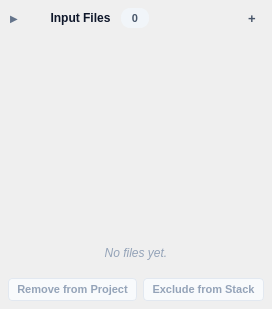
<?xml version="1.0" encoding="UTF-8"?>
<ui version="4.0">
 <class>FileSection</class>
 <widget class="QFrame" name="fileSection">
  <property name="styleSheet">
   <string notr="true">QFrame#fileSection {
    background-color: #ffffff;
    border: 1px solid #e2e8f0;
    border-radius: 8px;
}
QFrame#fileSection:hover {
    border-color: #cbd5e1;
}
QLabel#chevron {
    font-size: 10px;
    color: #64748b;
    font-weight: bold;
}
QToolButton#toggle {
    border: none;
    background: transparent;
    font-weight: bold;
    font-size: 12px;
    color: #0f172a;
    padding: 0px;
}
QLabel#count {
    background-color: #f1f5f9;
    color: #475569;
    font-size: 11px;
    font-weight: 600;
    padding: 1px 7px;
    border-radius: 9px;
    min-width: 14px;
}
QPushButton#add {
    border: none;
    border-radius: 3px;
    font-weight: bold;
    font-size: 13px;
    color: #475569;
    background: transparent;
    min-width: 20px;
    max-width: 20px;
    min-height: 20px;
    max-height: 20px;
}
QPushButton#add:hover {
    background-color: #e2e8f0;
    color: #0f172a;
}
QTreeView#files {
    border: none;
    background: transparent;
}
QTreeView#files::item {
    padding: 2px 0px;
    border-radius: 4px;
}
QTreeView#files::item:hover {
    background-color: #f8fafc;
}
QTreeView#files::item:selected {
    background-color: #eff6ff;
    color: #1d4ed8;
}
QHeaderView::section {
    background-color: #f8fafc;
    color: #64748b;
    font-weight: 600;
    font-size: 11px;
    border: none;
    border-bottom: 1px solid #e2e8f0;
    padding: 3px 6px;
}
QLabel#empty {
    color: #94a3b8;
    font-size: 12px;
    font-style: italic;
    padding: 12px;
}
QPushButton#remove, QPushButton#exclude {
    background-color: #ffffff;
    color: #475569;
    border: 1px solid #cbd5e1;
    border-radius: 4px;
    padding: 4px 8px;
    font-size: 11px;
    font-weight: 500;
}
QPushButton#remove:hover, QPushButton#exclude:hover {
    background-color: #f1f5f9;
    color: #0f172a;
    border-color: #94a3b8;
}
QPushButton#remove:disabled, QPushButton#exclude:disabled {
    color: #94a3b8;
    border-color: #e2e8f0;
    background-color: #f8fafc;
}</string>
  </property>
  <layout class="QVBoxLayout" name="layout">
   <property name="spacing">
    <number>2</number>
   </property>
   <property name="leftMargin">
    <number>4</number>
   </property>
   <property name="topMargin">
    <number>4</number>
   </property>
   <property name="rightMargin">
    <number>4</number>
   </property>
   <property name="bottomMargin">
    <number>4</number>
   </property>
   <item>
    <widget class="QWidget" name="headerWidget" native="true">
     <property name="cursor">
      <cursorShape>PointingHandCursor</cursorShape>
     </property>
     <layout class="QHBoxLayout" name="header">
      <property name="spacing">
       <number>6</number>
      </property>
      <property name="leftMargin">
       <number>6</number>
      </property>
      <property name="topMargin">
       <number>4</number>
      </property>
      <property name="rightMargin">
       <number>6</number>
      </property>
      <property name="bottomMargin">
       <number>4</number>
      </property>
      <item>
       <widget class="QLabel" name="chevron">
        <property name="text">
         <string>▶</string>
        </property>
       </widget>
      </item>
      <item>
       <widget class="QLabel" name="icon">
        <property name="minimumSize">
         <size>
          <width>16</width>
          <height>16</height>
         </size>
        </property>
        <property name="maximumSize">
         <size>
          <width>16</width>
          <height>16</height>
         </size>
        </property>
        <property name="text">
         <string/>
        </property>
        <property name="alignment">
         <set>Qt::AlignCenter</set>
        </property>
       </widget>
      </item>
      <item>
       <widget class="QToolButton" name="toggle">
        <property name="cursor">
         <cursorShape>PointingHandCursor</cursorShape>
        </property>
        <property name="text">
         <string>Input Files</string>
        </property>
        <property name="checkable">
         <bool>true</bool>
        </property>
       </widget>
      </item>
      <item>
       <widget class="QLabel" name="count">
        <property name="text">
         <string>0</string>
        </property>
        <property name="accessibleName">
         <string>File count</string>
        </property>
        <property name="alignment">
         <set>Qt::AlignCenter</set>
        </property>
       </widget>
      </item>
      <item>
       <spacer name="headerSpacer">
        <property name="orientation">
         <enum>Qt::Horizontal</enum>
        </property>
        <property name="sizeHint" stdset="0">
         <size>
          <width>40</width>
          <height>20</height>
         </size>
        </property>
       </spacer>
      </item>
      <item>
       <widget class="QPushButton" name="add">
        <property name="cursor">
         <cursorShape>PointingHandCursor</cursorShape>
        </property>
        <property name="text">
         <string>+</string>
        </property>
        <property name="toolTip">
         <string>Add files…</string>
        </property>
       </widget>
      </item>
     </layout>
    </widget>
   </item>
   <item>
    <widget class="QWidget" name="body" native="true">
     <layout class="QVBoxLayout" name="bodyLayout">
      <property name="spacing">
       <number>6</number>
      </property>
      <property name="leftMargin">
       <number>4</number>
      </property>
      <property name="topMargin">
       <number>2</number>
      </property>
      <property name="rightMargin">
       <number>4</number>
      </property>
      <property name="bottomMargin">
       <number>4</number>
      </property>
      <item>
       <widget class="QTreeView" name="files">
        <property name="minimumSize">
         <size>
          <width>0</width>
          <height>160</height>
         </size>
        </property>
        <property name="maximumSize">
         <size>
          <width>16777215</width>
          <height>240</height>
         </size>
        </property>
        <property name="selectionMode">
         <enum>QAbstractItemView::SingleSelection</enum>
        </property>
        <property name="selectionBehavior">
         <enum>QAbstractItemView::SelectRows</enum>
        </property>
        <property name="editTriggers">
         <set>QAbstractItemView::NoEditTriggers</set>
        </property>
        <property name="rootIsDecorated">
         <bool>false</bool>
        </property>
        <property name="uniformRowHeights">
         <bool>true</bool>
        </property>
        <property name="textElideMode">
         <enum>Qt::ElideMiddle</enum>
        </property>
        <property name="contextMenuPolicy">
         <enum>Qt::CustomContextMenu</enum>
        </property>
       </widget>
      </item>
      <item>
       <widget class="QLabel" name="empty">
        <property name="text">
         <string>No files yet.</string>
        </property>
        <property name="alignment">
         <set>Qt::AlignCenter</set>
        </property>
        <property name="wordWrap">
         <bool>true</bool>
        </property>
       </widget>
      </item>
      <item>
       <layout class="QHBoxLayout" name="actions">
        <property name="spacing">
         <number>6</number>
        </property>
        <item>
         <widget class="QPushButton" name="remove">
          <property name="enabled">
           <bool>false</bool>
          </property>
          <property name="text">
           <string>Remove from Project</string>
          </property>
         </widget>
        </item>
        <item>
         <widget class="QPushButton" name="exclude">
          <property name="enabled">
           <bool>false</bool>
          </property>
          <property name="text">
           <string>Exclude from Stack</string>
          </property>
          <property name="checkable">
           <bool>true</bool>
          </property>
         </widget>
        </item>
       </layout>
      </item>
     </layout>
    </widget>
   </item>
  </layout>
 </widget>
 <resources/>
 <connections/>
</ui>
